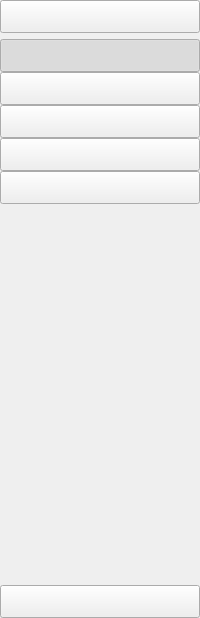
     <widget class="QWidget" name="icon_only_widget" native="true">
      <property name="styleSheet">
       <string notr="true">QWidget#icon_only_widget{
	background-color: rgba(0, 0, 0, 180);
}</string>
      </property>
      <layout class="QVBoxLayout" name="verticalLayout_3">
       <property name="leftMargin">
        <number>0</number>
       </property>
       <property name="topMargin">
        <number>0</number>
       </property>
       <property name="rightMargin">
        <number>0</number>
       </property>
       <property name="bottomMargin">
        <number>0</number>
       </property>
       <item>
        <layout class="QHBoxLayout" name="horizontalLayout_3">
         <item>
          <widget class="QPushButton" name="change_btn_2">
           <property name="minimumSize">
            <size>
             <width>0</width>
             <height>33</height>
            </size>
           </property>
           <property name="text">
            <string/>
           </property>
           <property name="icon">
            <iconset>
             <normaloff>:/icon/Icon/menu.ico</normaloff>:/icon/Icon/menu.ico</iconset>
           </property>
           <property name="iconSize">
            <size>
             <width>25</width>
             <height>25</height>
            </size>
           </property>
           <property name="checkable">
            <bool>true</bool>
           </property>
          </widget>
         </item>
        </layout>
       </item>
       <item>
        <layout class="QVBoxLayout" name="verticalLayout">
         <property name="spacing">
          <number>0</number>
         </property>
         <item>
          <widget class="QPushButton" name="home_btn_1">
           <property name="minimumSize">
            <size>
             <width>0</width>
             <height>33</height>
            </size>
           </property>
           <property name="text">
            <string/>
           </property>
           <property name="icon">
            <iconset>
             <normaloff>:/icon/Icon/home-grey.ico</normaloff>
             <normalon>:/icon/Icon/home-white.ico</normalon>:/icon/Icon/home-grey.ico</iconset>
           </property>
           <property name="iconSize">
            <size>
             <width>25</width>
             <height>25</height>
            </size>
           </property>
           <property name="checkable">
            <bool>true</bool>
           </property>
           <property name="checked">
            <bool>true</bool>
           </property>
           <property name="autoExclusive">
            <bool>true</bool>
           </property>
          </widget>
         </item>
         <item>
          <widget class="QPushButton" name="random_btn_1">
           <property name="minimumSize">
            <size>
             <width>0</width>
             <height>33</height>
            </size>
           </property>
           <property name="text">
            <string/>
           </property>
           <property name="icon">
            <iconset>
             <normaloff>:/icon/Icon/random-grey.ico</normaloff>
             <normalon>:/icon/Icon/randomwhite.ico</normalon>:/icon/Icon/random-grey.ico</iconset>
           </property>
           <property name="iconSize">
            <size>
             <width>25</width>
             <height>25</height>
            </size>
           </property>
           <property name="checkable">
            <bool>true</bool>
           </property>
           <property name="autoExclusive">
            <bool>true</bool>
           </property>
          </widget>
         </item>
         <item>
          <widget class="QPushButton" name="student_btn_1">
           <property name="minimumSize">
            <size>
             <width>0</width>
             <height>33</height>
            </size>
           </property>
           <property name="text">
            <string/>
           </property>
           <property name="icon">
            <iconset>
             <normaloff>:/icon/Icon/student-grey.ico</normaloff>
             <normalon>:/icon/Icon/student-white.ico</normalon>:/icon/Icon/student-grey.ico</iconset>
           </property>
           <property name="iconSize">
            <size>
             <width>25</width>
             <height>25</height>
            </size>
           </property>
           <property name="checkable">
            <bool>true</bool>
           </property>
           <property name="autoExclusive">
            <bool>true</bool>
           </property>
          </widget>
         </item>
         <item>
          <widget class="QPushButton" name="advisors_btn_1">
           <property name="minimumSize">
            <size>
             <width>0</width>
             <height>33</height>
            </size>
           </property>
           <property name="text">
            <string/>
           </property>
           <property name="icon">
            <iconset>
             <normaloff>:/icon/Icon/group-grey.ico</normaloff>
             <normalon>:/icon/Icon/group-white.ico</normalon>:/icon/Icon/group-grey.ico</iconset>
           </property>
           <property name="iconSize">
            <size>
             <width>25</width>
             <height>25</height>
            </size>
           </property>
           <property name="checkable">
            <bool>true</bool>
           </property>
           <property name="autoExclusive">
            <bool>true</bool>
           </property>
          </widget>
         </item>
         <item>
          <widget class="QPushButton" name="relation_btn_1">
           <property name="minimumSize">
            <size>
             <width>0</width>
             <height>33</height>
            </size>
           </property>
           <property name="text">
            <string/>
           </property>
           <property name="icon">
            <iconset>
             <normaloff>:/icon/Icon/reference-grey.ico</normaloff>
             <normalon>:/icon/Icon/reference-white.ico</normalon>:/icon/Icon/reference-grey.ico</iconset>
           </property>
           <property name="iconSize">
            <size>
             <width>25</width>
             <height>25</height>
            </size>
           </property>
           <property name="checkable">
            <bool>true</bool>
           </property>
           <property name="autoExclusive">
            <bool>true</bool>
           </property>
          </widget>
         </item>
        </layout>
       </item>
       <item>
        <spacer name="verticalSpacer">
         <property name="orientation">
          <enum>Qt::Vertical</enum>
         </property>
         <property name="sizeHint" stdset="0">
          <size>
           <width>20</width>
           <height>375</height>
          </size>
         </property>
        </spacer>
       </item>
       <item>
        <widget class="QPushButton" name="exit_btn_1">
         <property name="minimumSize">
          <size>
           <width>0</width>
           <height>33</height>
          </size>
         </property>
         <property name="text">
          <string/>
         </property>
         <property name="icon">
          <iconset>
           <normaloff>:/icon/Icon/close-window.ico</normaloff>:/icon/Icon/close-window.ico</iconset>
         </property>
         <property name="iconSize">
          <size>
           <width>25</width>
           <height>25</height>
          </size>
         </property>
        </widget>
       </item>
      </layout>
     </widget>
